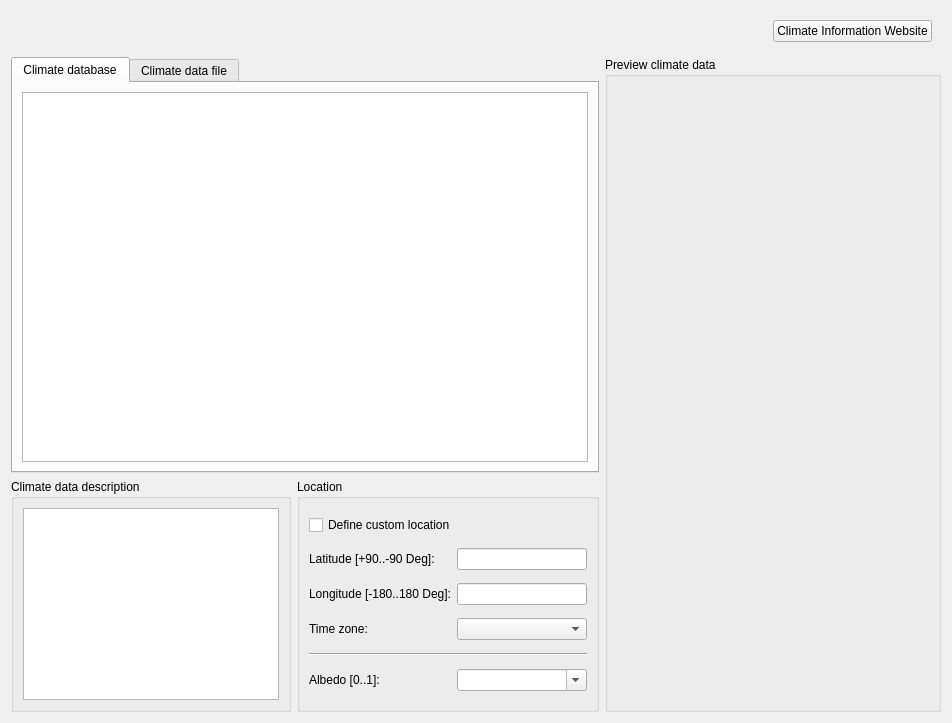
<?xml version="1.0" encoding="UTF-8"?>
<ui version="4.0">
 <class>SVSimulationLocationOptions</class>
 <widget class="QWidget" name="SVSimulationLocationOptions">
  <property name="geometry">
   <rect>
    <x>0</x>
    <y>0</y>
    <width>952</width>
    <height>723</height>
   </rect>
  </property>
  <property name="windowTitle">
   <string>Form</string>
  </property>
  <layout class="QGridLayout" name="gridLayout_3" rowstretch="0,1,0,0" columnstretch="0,0,1">
   <item row="0" column="0" colspan="3">
    <widget class="QWidget" name="widgetRadioGroup" native="true">
     <layout class="QHBoxLayout" name="horizontalLayout">
      <item>
       <spacer name="horizontalSpacer">
        <property name="orientation">
         <enum>Qt::Horizontal</enum>
        </property>
        <property name="sizeHint" stdset="0">
         <size>
          <width>614</width>
          <height>20</height>
         </size>
        </property>
       </spacer>
      </item>
      <item>
       <widget class="QPushButton" name="pushButtonClimateInformation">
        <property name="text">
         <string>Climate Information Website</string>
        </property>
        <property name="icon">
         <iconset resource="../resources/SIM-VICUS.qrc">
          <normaloff>:/gfx/actions/24x24/info.png</normaloff>:/gfx/actions/24x24/info.png</iconset>
        </property>
       </widget>
      </item>
     </layout>
    </widget>
   </item>
   <item row="1" column="0" colspan="2">
    <widget class="QTabWidget" name="tabWidget">
     <property name="sizePolicy">
      <sizepolicy hsizetype="Preferred" vsizetype="Expanding">
       <horstretch>0</horstretch>
       <verstretch>0</verstretch>
      </sizepolicy>
     </property>
     <property name="currentIndex">
      <number>0</number>
     </property>
     <widget class="QWidget" name="tabClimateDatabase">
      <attribute name="title">
       <string>Climate database</string>
      </attribute>
      <layout class="QVBoxLayout" name="verticalLayout">
       <item>
        <widget class="QTableWidget" name="tableWidgetClimateDB"/>
       </item>
      </layout>
     </widget>
     <widget class="QWidget" name="tabUserClimate">
      <attribute name="title">
       <string>Climate data file</string>
      </attribute>
      <layout class="QGridLayout" name="gridLayout_2" columnstretch="0,1">
       <item row="0" column="0">
        <widget class="QLabel" name="labelDataFilePathCaption">
         <property name="text">
          <string>Data file path:</string>
         </property>
        </widget>
       </item>
       <item row="0" column="1">
        <widget class="QtExt::BrowseFilenameWidget" name="lineEditClimateDataFilePath" native="true"/>
       </item>
       <item row="1" column="0">
        <widget class="QLabel" name="labelFileNameReferenceCaption">
         <property name="text">
          <string>Reference:</string>
         </property>
        </widget>
       </item>
       <item row="1" column="1">
        <widget class="QLabel" name="labelFileNameReference">
         <property name="text">
          <string>TextLabel</string>
         </property>
        </widget>
       </item>
       <item row="2" column="1">
        <widget class="QRadioButton" name="radioButtonRelativeFilePathProjectDir">
         <property name="text">
          <string>Reference with file path relative to project file</string>
         </property>
         <property name="checked">
          <bool>true</bool>
         </property>
        </widget>
       </item>
       <item row="3" column="1">
        <widget class="QRadioButton" name="radioButtonAbsoluteFilePath">
         <property name="text">
          <string>Reference with absolute file path</string>
         </property>
        </widget>
       </item>
       <item row="4" column="1">
        <spacer name="verticalSpacer_2">
         <property name="orientation">
          <enum>Qt::Vertical</enum>
         </property>
         <property name="sizeHint" stdset="0">
          <size>
           <width>20</width>
           <height>55</height>
          </size>
         </property>
        </spacer>
       </item>
      </layout>
     </widget>
    </widget>
   </item>
   <item row="2" column="1">
    <widget class="QGroupBox" name="groupBoxLocation">
     <property name="sizePolicy">
      <sizepolicy hsizetype="Maximum" vsizetype="Preferred">
       <horstretch>0</horstretch>
       <verstretch>0</verstretch>
      </sizepolicy>
     </property>
     <property name="title">
      <string>Location</string>
     </property>
     <layout class="QGridLayout" name="gridLayout">
      <property name="verticalSpacing">
       <number>6</number>
      </property>
      <item row="4" column="0" colspan="2">
       <widget class="Line" name="line">
        <property name="orientation">
         <enum>Qt::Horizontal</enum>
        </property>
       </widget>
      </item>
      <item row="5" column="0">
       <widget class="QLabel" name="label_4">
        <property name="text">
         <string>Albedo [0..1]:</string>
        </property>
       </widget>
      </item>
      <item row="2" column="1">
       <widget class="QtExt::ValidatingLineEdit" name="lineEditLongitude">
        <property name="alignment">
         <set>Qt::AlignRight|Qt::AlignTrailing|Qt::AlignVCenter</set>
        </property>
       </widget>
      </item>
      <item row="2" column="0">
       <widget class="QLabel" name="label_3">
        <property name="text">
         <string>Longitude [-180..180 Deg]:</string>
        </property>
       </widget>
      </item>
      <item row="1" column="0">
       <widget class="QLabel" name="label_2">
        <property name="text">
         <string>Latitude [+90..-90 Deg]:</string>
        </property>
       </widget>
      </item>
      <item row="3" column="0">
       <widget class="QLabel" name="label_6">
        <property name="text">
         <string>Time zone:</string>
        </property>
       </widget>
      </item>
      <item row="1" column="1">
       <widget class="QtExt::ValidatingLineEdit" name="lineEditLatitude">
        <property name="alignment">
         <set>Qt::AlignRight|Qt::AlignTrailing|Qt::AlignVCenter</set>
        </property>
       </widget>
      </item>
      <item row="3" column="1">
       <widget class="QComboBox" name="comboBoxTimeZone">
        <property name="minimumSize">
         <size>
          <width>130</width>
          <height>0</height>
         </size>
        </property>
       </widget>
      </item>
      <item row="5" column="1">
       <widget class="QtExt::ValueInputComboBox" name="comboBoxAlbedo">
        <property name="minimumSize">
         <size>
          <width>65</width>
          <height>0</height>
         </size>
        </property>
        <property name="editable">
         <bool>true</bool>
        </property>
       </widget>
      </item>
      <item row="0" column="0" colspan="2">
       <widget class="QCheckBox" name="checkBoxCustomLocation">
        <property name="text">
         <string>Define custom location</string>
        </property>
       </widget>
      </item>
     </layout>
    </widget>
   </item>
   <item row="2" column="0">
    <widget class="QGroupBox" name="groupBoxDescription">
     <property name="title">
      <string>Climate data description</string>
     </property>
     <layout class="QVBoxLayout" name="verticalLayoutClimateDataDescription">
      <item>
       <widget class="QTextBrowser" name="textBrowserDescription">
        <property name="sizePolicy">
         <sizepolicy hsizetype="Preferred" vsizetype="Maximum">
          <horstretch>0</horstretch>
          <verstretch>0</verstretch>
         </sizepolicy>
        </property>
        <property name="minimumSize">
         <size>
          <width>0</width>
          <height>50</height>
         </size>
        </property>
        <property name="baseSize">
         <size>
          <width>0</width>
          <height>100</height>
         </size>
        </property>
       </widget>
      </item>
     </layout>
    </widget>
   </item>
   <item row="1" column="2" rowspan="2">
    <widget class="QGroupBox" name="groupBoxPreview">
     <property name="title">
      <string>Preview climate data</string>
     </property>
     <property name="checkable">
      <bool>false</bool>
     </property>
     <layout class="QVBoxLayout" name="verticalLayoutClimateView">
      <item>
       <widget class="DelClimateViewWidget" name="widgetClimateView" native="true"/>
      </item>
     </layout>
    </widget>
   </item>
   <item row="3" column="1">
    <spacer name="verticalSpacer">
     <property name="orientation">
      <enum>Qt::Vertical</enum>
     </property>
     <property name="sizeType">
      <enum>QSizePolicy::MinimumExpanding</enum>
     </property>
     <property name="sizeHint" stdset="0">
      <size>
       <width>20</width>
       <height>0</height>
      </size>
     </property>
    </spacer>
   </item>
  </layout>
 </widget>
 <customwidgets>
  <customwidget>
   <class>QtExt::ValidatingLineEdit</class>
   <extends>QLineEdit</extends>
   <header location="global">QtExt_ValidatingLineEdit.h</header>
  </customwidget>
  <customwidget>
   <class>QtExt::BrowseFilenameWidget</class>
   <extends>QWidget</extends>
   <header>QtExt_BrowseFilenameWidget.h</header>
   <container>1</container>
  </customwidget>
  <customwidget>
   <class>QtExt::ValueInputComboBox</class>
   <extends>QComboBox</extends>
   <header location="global">QtExt_ValueInputComboBox.h</header>
  </customwidget>
  <customwidget>
   <class>DelClimateViewWidget</class>
   <extends>QWidget</extends>
   <header>DelClimateViewWidget.h</header>
   <container>1</container>
  </customwidget>
 </customwidgets>
 <resources>
  <include location="../resources/SIM-VICUS.qrc"/>
 </resources>
 <connections/>
</ui>
